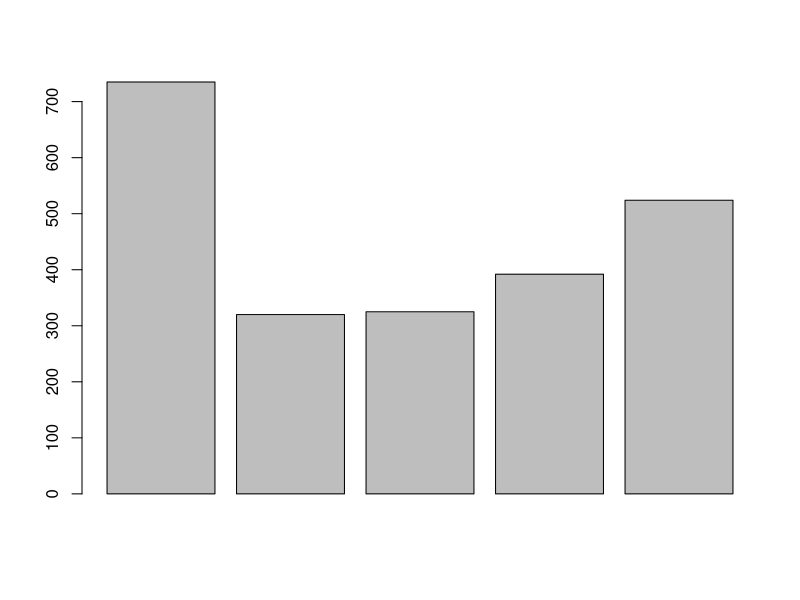
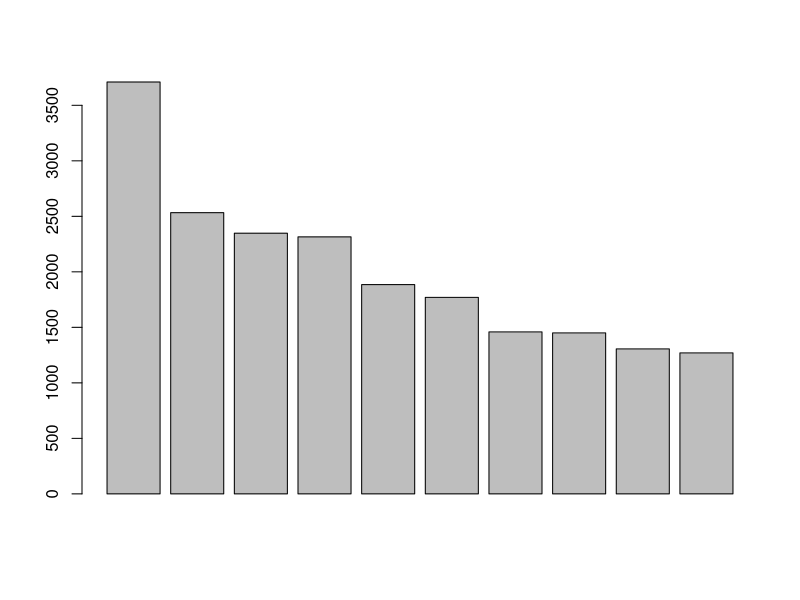
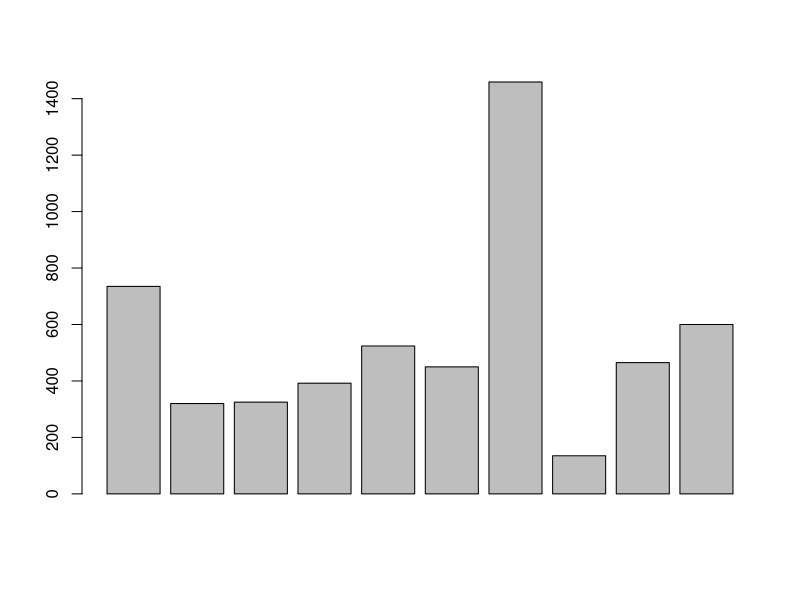

Source code (R) for these figures, in order:
##Question 1

#a.
11 * 11
#Answer is 121

#b.
11 * 111
#Answer is 1221

#c.
11 * 1111
#Answer is 12221

#d.
11 * 11111
#Answer is 122221

#e.
#Answer: Based on the pattern I see above, I can safely predict that the product of
# 11 and 1111111111111111111 is 12222222222222222221

#f.
options(digits=15)
11 * 1111111111111111111
#Answer: 12222222222222223360, I am the one who is right. The number shown is because R cannot
#handle such numbers.

##Question 2

#a.
riversYards <- rivers * 1760

#b.
riversYards[1:10]
#Answer: 1293600  563200  572000  689920  922240  792000 2567840  237600  818400 1056000

#c.
riversBetween <- riversYards[(riversYards<1000000) & (riversYards>500000)]
riversBetween

#d.
barplot(rivers[1:5])
#Answer: No, it is not recorded in a decreasing order.

#e.
Rivers <- sort(rivers, decreasing = TRUE)
barplot(Rivers[1:10])
#Answer: There are 4 rivers that are longer than 2000 miles.

#f.
barplot(rivers[1:10])
rivers[1:10]
#Answer: There are 0 river that are longer than 2000 miles.

#g.
#Answer: There are 0 river that are longer than 1500 miles.

#h.
#Answer: There are 3 rivers that are longer than 500 miles.

##Question 3

#3a. Generate this code pattern: 
## [1] 1 4 9 16 25 36 49 64 81 100
#Answer is:
(1:10)^2

#3b. Generate this code pattern:
## [1] 2 4 6 8 10 12 14 16 18 20 22 24 26 28 30 32
## [17] 34 36 38 40 42 44 46 48 50 52 54 56 58 60 62 64
## [33] 66 68 70 72 74 76 78 80 82 84 86 88 90 92 94 96
## [49] 98 100
#Answer is:
seq(2, 100, 2)

#3c.
#Answer:
n <- 1:5
an <- 1 - (1/n)
an #[1] 0.0000000 0.5000000 0.6666667 0.7500000 0.8000000

#3d. 
#Answer:
n <- 5
an <- 1 - (1/n)
an #[1] 0.8
# it seems that R gave me a much less sig fig number for this one.


#3e.
#Answer:
#i: 
sum(1:200) #[1] 20100

#ii:
nVec = 1:20
GLseq <- (-1)^(nVec+1)/(2*nVec-1) 
sum(GLseq) #[1] 0.772906
pi/4 #[1] 0.7853982

nVec2 = 1:100
GLseq <- (-1)^(nVec2+1)/(2*nVec2-1)
sum(GLseq) #[1] 0.7828982
pi/4 #[1] 0.7853982

nVec2 = 1:1000
GLseq <- (-1)^(nVec2+1)/(2*nVec2-1)
sum(GLseq) #[1] 0.7851482
pi/4 #[1] 0.7853982

nVec2 = 1:10000
GLseq <- (-1)^(nVec2+1)/(2*nVec2-1)
sum(GLseq) #[1] 0.7853732
pi/4 #[1] 0.7853982

nVec2 = 1:100000
GLseq <- (-1)^(nVec2+1)/(2*nVec2-1)
sum(GLseq) #[1] 0.7853957
pi/4 #[1] 0.7853982

nVec2 = 1:1000000
GLseq <- (-1)^(nVec2+1)/(2*nVec2-1)
sum(GLseq) #[1] 0.7853979
pi/4 #[1] 0.7853982

#Answer: as n is from 1:higher & higher number, we can expect the Gregory formula to simplify
#closer to pi/4.

#3f.
#Answer
#i:
vec = rep(c(5:1,1:5),10)
rep(seq(1,100), vec)


#ii: 
2^(seq(0,8))

#iii:
rep(rep(seq(3,7),c(3,2,4,2,1)),5)

#iv:
seq(-6,21,by=3)










